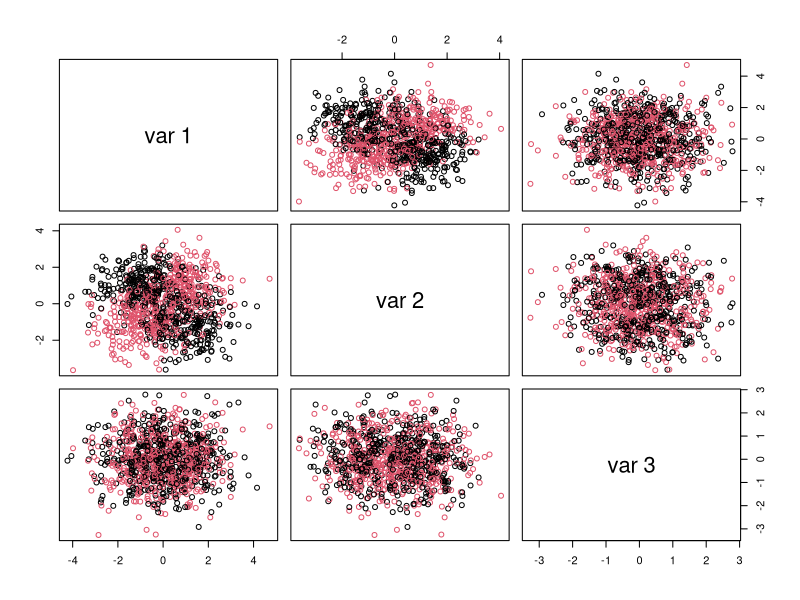
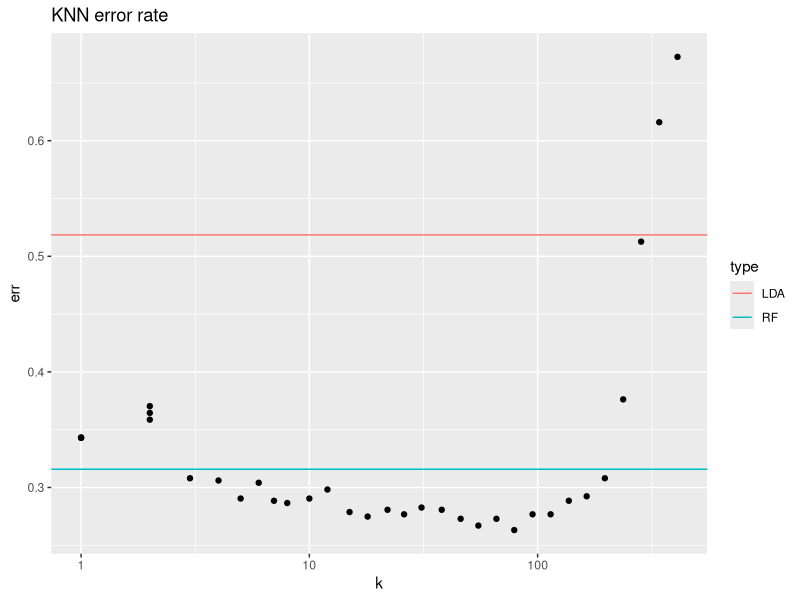
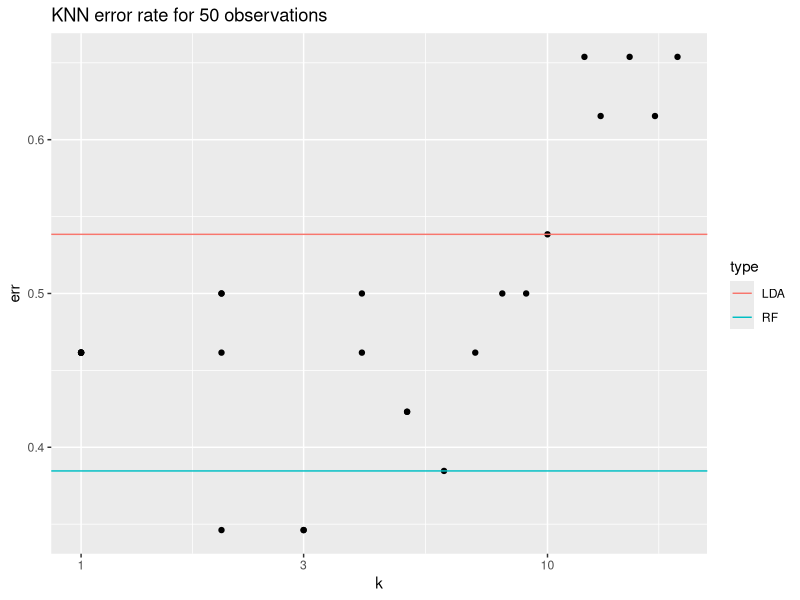
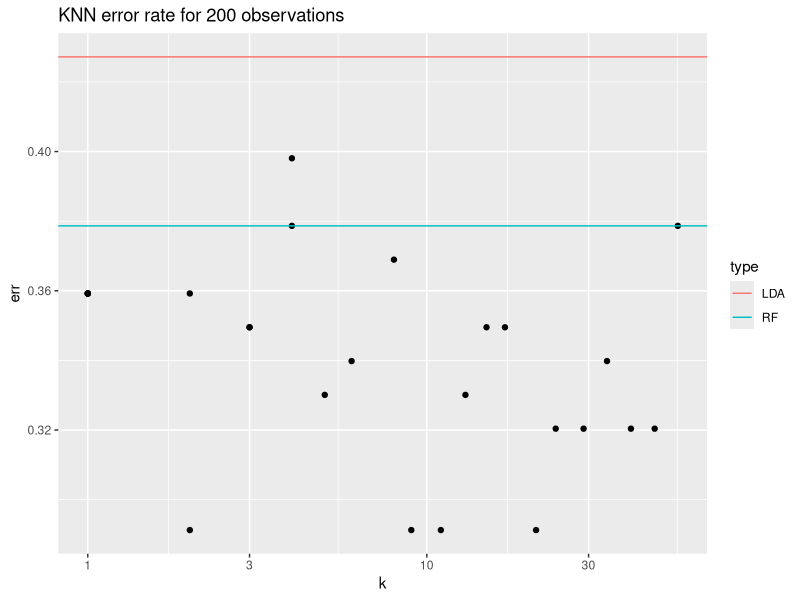
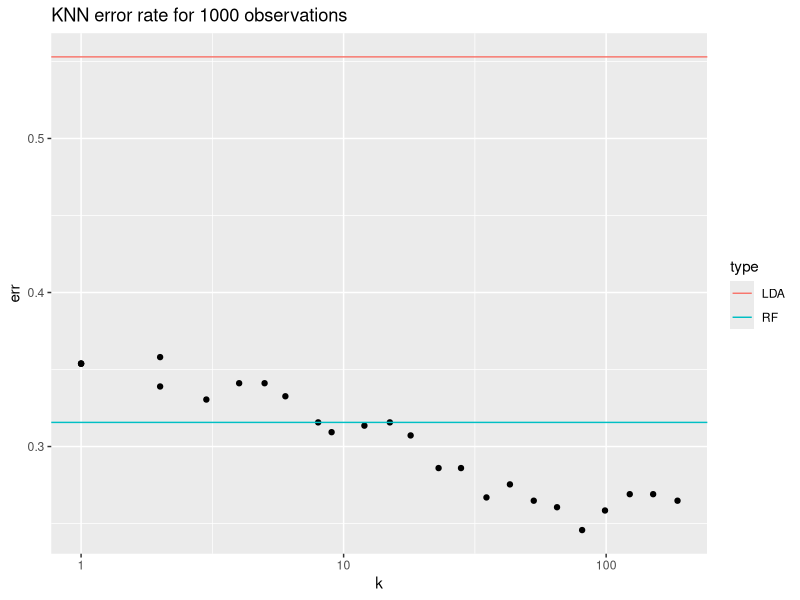
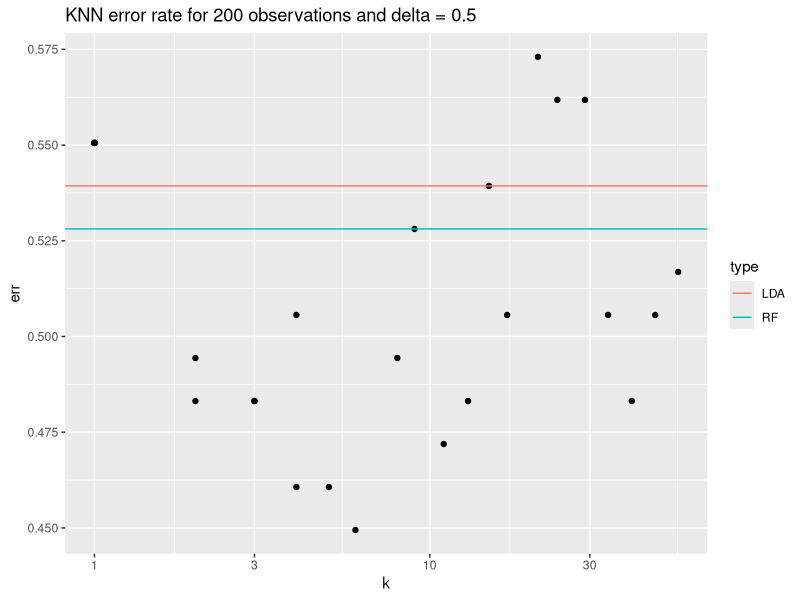
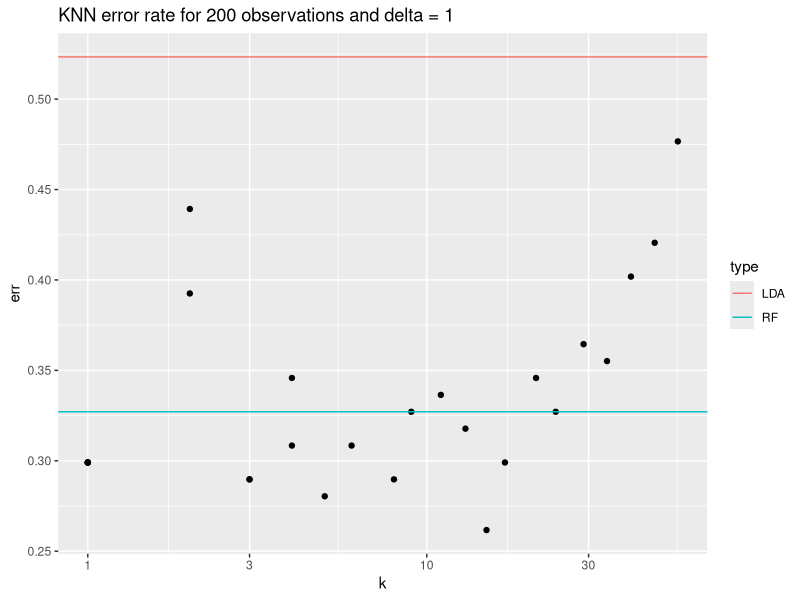
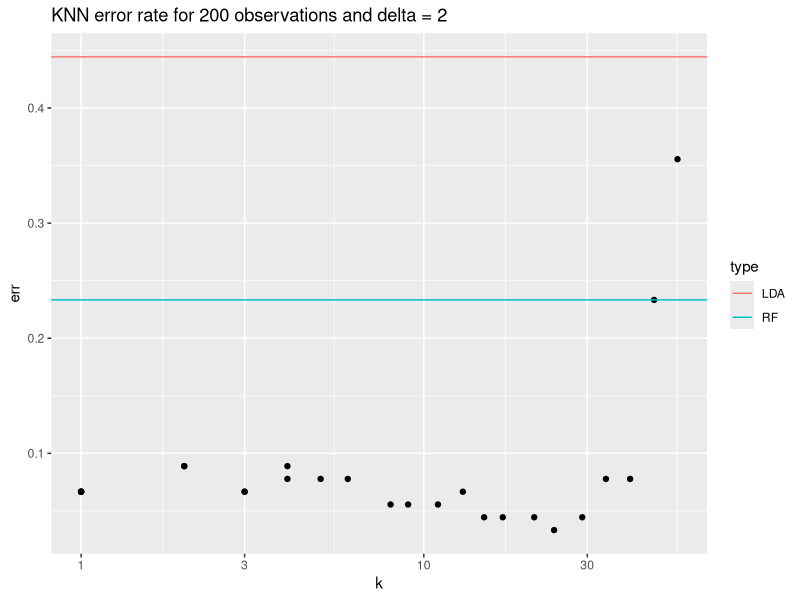

These figures' R source, in order:
## ---- chunk 1
library(randomForest)
library(MASS)
library(class)
library(ggplot2)
knitr::opts_chunk$set(echo = TRUE)
## ---- chunk 2
# How many observations:
nObs <- 1000
# How many predictors are associated with outcome:
nClassVars <- 2
# How many predictors are not:
nNoiseVars <- 1
# To modulate average difference between two classes' predictor values:
deltaClass <- 1
# Simulate dataset with interaction between attribute levels associated with the outcome:
xyzTmp <- matrix(rnorm(nObs*(nClassVars+nNoiseVars)),nrow=nObs,ncol=nClassVars+nNoiseVars)
classTmp <- 1
for ( iTmp in 1:nClassVars ) {
  deltaTmp <- sample(deltaClass*c(-1,1),nObs,replace=TRUE)
  xyzTmp[,iTmp] <- xyzTmp[,iTmp] + deltaTmp
  classTmp <- classTmp * deltaTmp
}
classTmp <- factor(classTmp > 0)
table(classTmp)
# plot resulting attribute levels colored by outcome:
pairs(xyzTmp,col=as.numeric(classTmp))
## ---- chunk 3
# Split data into train and test
bTrain <- sample(c(FALSE,TRUE),nrow(xyzTmp),replace=TRUE)
# Fit random forest to train data, obtain test error:
rfRes <- randomForest(xyzTmp[bTrain,],classTmp[bTrain])
rfTmpTbl <- table(classTmp[!bTrain],predict(rfRes,newdata=xyzTmp[!bTrain,]))
rfTmpTbl
## ---- chunk 4
# Fit LDA model to train data and evaluate error on the test data:
ldaRes <- lda(xyzTmp[bTrain,],classTmp[bTrain])
ldaTmpTbl <- table(classTmp[!bTrain],predict(ldaRes,newdata=xyzTmp[!bTrain,])$class)
ldaTmpTbl
## ---- chunk 5
# Fit KNN model at several levels of k:
dfTmp <- NULL
for ( kTmp in floor(1.2^(1:33)) ) {
  knnRes <- knn(xyzTmp[bTrain,],xyzTmp[!bTrain,],classTmp[bTrain],k=kTmp)
  tmpTbl <- table(classTmp[!bTrain],knnRes)
  dfTmp <- rbind(dfTmp,data.frame(err=1-sum(diag(tmpTbl))/sum(tmpTbl),k=kTmp))
}
ggplot(dfTmp,aes(x=k,y=err))+geom_point()+scale_x_log10()+geom_hline(aes(yintercept = err,colour=type),data=data.frame(type=c("LDA","RF"),err=c(1-sum(diag(ldaTmpTbl))/sum(ldaTmpTbl),1-sum(diag(rfTmpTbl))/sum(rfTmpTbl))))+ggtitle("KNN error rate")
## ---- chunk 6
set.seed(14)
# How many observations:
nObs <- c(50, 200, 1000)
# How many predictors are associated with outcome:
nClassVars <- 2
# How many predictors are not:
nNoiseVars <- 3
# To modulate average difference between two classes' predictor values:
deltaClass <- 1
# Simulate dataset with interaction between attribute levels associated with the outcome:
for (trial in 1:length(nObs)) {
  xyzTmp <- matrix(rnorm(nObs[trial]*(nClassVars+nNoiseVars)),nrow=nObs[trial],ncol=nClassVars+nNoiseVars)
  classTmp <- 1
  for ( iTmp in 1:nClassVars ) {
    deltaTmp <- sample(deltaClass*c(-1,1),nObs[trial],replace=TRUE)
    xyzTmp[,iTmp] <- xyzTmp[,iTmp] + deltaTmp
    classTmp <- classTmp * deltaTmp
  }
  classTmp <- factor(classTmp > 0)
  table(classTmp)
  # Split data into train and test
  bTrain <- sample(c(FALSE,TRUE),nrow(xyzTmp),replace=TRUE)
  # Fit random forest to train data, obtain test error:
  rfRes <- randomForest(xyzTmp[bTrain,],classTmp[bTrain])
  rfTmpTbl <- table(classTmp[!bTrain],predict(rfRes,newdata=xyzTmp[!bTrain,]))
  rfTmpTbl
  
  ldaRes <- lda(xyzTmp[bTrain,],classTmp[bTrain])
  ldaTmpTbl <- table(classTmp[!bTrain],predict(ldaRes,newdata=xyzTmp[!bTrain,])$class)
  # Fit KNN model at several levels of k:
  dfTmp <- NULL
  minK <- NULL
  minKErr <- Inf
  for ( kTmp in floor(exp(log(nObs[trial])*(1:25)/33))) {
    knnRes <- knn(xyzTmp[bTrain,],xyzTmp[!bTrain,],classTmp[bTrain],k=kTmp)
    tmpTbl <- table(classTmp[!bTrain],knnRes)
    err <- 1-sum(diag(tmpTbl))/sum(tmpTbl)
    dfTmp <- rbind(dfTmp,data.frame(err=err,k=kTmp))
    if (err < minKErr) {
            minK <- kTmp
            minKErr <- err
    }
  }
  print(paste("LDA test error for", nObs[trial], "observations:", 1-sum(diag(ldaTmpTbl))/sum(ldaTmpTbl)))
  print(paste("Random forest test error for", nObs[trial], "observations:", 1-sum(diag(rfTmpTbl))/sum(rfTmpTbl)))
  print(paste("Minimum K test error:", minKErr, "at K =", minK))
  print(ggplot(dfTmp,aes(x=k,y=err))+geom_point()+scale_x_log10()+geom_hline(aes(yintercept = err,colour=type),data=data.frame(type=c("LDA","RF"),err=c(1-sum(diag(ldaTmpTbl))/sum(ldaTmpTbl),1-sum(diag(rfTmpTbl))/sum(rfTmpTbl))))+ggtitle(paste("KNN error rate for", nObs[trial], "observations")))
}
## ---- chunk 7
set.seed(14)
# How many observations:
nObs <- c(200, 1000)
# How many predictors are associated with outcome:
nClassVars <- 2
# How many predictors are not:
nNoiseVars <- 3
# To modulate average difference between two classes' predictor values:
deltaClass <- c(0.5, 1, 2)
# Simulate dataset with interaction between attribute levels associated with the outcome:
for (trial in 1:length(nObs)) {
  for (trial2 in 1:length(deltaClass)) {
    xyzTmp <- matrix(rnorm(nObs[trial]*(nClassVars+nNoiseVars)),nrow=nObs[trial],ncol=nClassVars+nNoiseVars)
    classTmp <- 1
    for ( iTmp in 1:nClassVars ) {
      deltaTmp <- sample(deltaClass[trial2]*c(-1,1),nObs[trial],replace=TRUE)
      xyzTmp[,iTmp] <- xyzTmp[,iTmp] + deltaTmp
      classTmp <- classTmp * deltaTmp
    }
    classTmp <- factor(classTmp > 0)
    table(classTmp)
    # Split data into train and test
    bTrain <- sample(c(FALSE,TRUE),nrow(xyzTmp),replace=TRUE)
    # Fit random forest to train data, obtain test error:
    rfRes <- randomForest(xyzTmp[bTrain,],classTmp[bTrain])
    rfTmpTbl <- table(classTmp[!bTrain],predict(rfRes,newdata=xyzTmp[!bTrain,]))
    rfTmpTbl
    
    ldaRes <- lda(xyzTmp[bTrain,],classTmp[bTrain])
    ldaTmpTbl <- table(classTmp[!bTrain],predict(ldaRes,newdata=xyzTmp[!bTrain,])$class)
    # Fit KNN model at several levels of k:
    dfTmp <- NULL
    minK <- NULL
    minKErr <- Inf
    for ( kTmp in floor(exp(log(nObs[trial])*(1:25)/33))) {
      knnRes <- knn(xyzTmp[bTrain,],xyzTmp[!bTrain,],classTmp[bTrain],k=kTmp)
      tmpTbl <- table(classTmp[!bTrain],knnRes)
      err <- 1-sum(diag(tmpTbl))/sum(tmpTbl)
      dfTmp <- rbind(dfTmp,data.frame(err=err,k=kTmp))
      if (err < minKErr) {
        minK <- kTmp
        minKErr <- err
      }
    }
    print(paste("LDA test error for", nObs[trial], "observations and delta =", deltaClass[trial2], ":", 1-sum(diag(ldaTmpTbl))/sum(ldaTmpTbl)))
    print(paste("Random forest test error for", nObs[trial], "observations and delta =", deltaClass[trial2], ":", 1-sum(diag(rfTmpTbl))/sum(rfTmpTbl)))
    print(paste("Minimum K test error for delta =", deltaClass[trial2], ":", minKErr, "at K =", minK))
    print(ggplot(dfTmp,aes(x=k,y=err))+geom_point()+scale_x_log10()+geom_hline(aes(yintercept = err,colour=type),data=data.frame(type=c("LDA","RF"),err=c(1-sum(diag(ldaTmpTbl))/sum(ldaTmpTbl),1-sum(diag(rfTmpTbl))/sum(rfTmpTbl))))+ggtitle(paste("KNN error rate for", nObs[trial], "observations and delta =", deltaClass[trial2])))
  }
}
## ---- chunk 8
set.seed(14)
# How many observations:
nObs <- 1000
# How many predictors are associated with outcome:
nClassVarss <- c(2, 5)
# How many predictors are not:
nNoiseVarss <- c(1, 3, 10)
# To modulate average difference between two classes' predictor values:
deltaClass <- 2
# Simulate dataset with interaction between attribute levels associated with the outcome:
for (nClassVars in nClassVarss) {
  for (nNoiseVars in nNoiseVarss) {
    xyzTmp <- matrix(rnorm(nObs*(nClassVars+nNoiseVars)),nrow=nObs,ncol=nClassVars+nNoiseVars)
    classTmp <- 1
    for ( iTmp in 1:nClassVars ) {
      deltaTmp <- sample(deltaClass*c(-1,1),nObs,replace=TRUE)
      xyzTmp[,iTmp] <- xyzTmp[,iTmp] + deltaTmp
      classTmp <- classTmp * deltaTmp
    }
    classTmp <- factor(classTmp > 0)
    table(classTmp)
    # Split data into train and test
    bTrain <- sample(c(FALSE,TRUE),nrow(xyzTmp),replace=TRUE)
    # Fit random forest to train data, obtain test error:
    rfRes <- randomForest(xyzTmp[bTrain,],classTmp[bTrain])
    rfTmpTbl <- table(classTmp[!bTrain],predict(rfRes,newdata=xyzTmp[!bTrain,]))
    rfTmpTbl
    
    ldaRes <- lda(xyzTmp[bTrain,],classTmp[bTrain])
    ldaTmpTbl <- table(classTmp[!bTrain],predict(ldaRes,newdata=xyzTmp[!bTrain,])$class)
    # Fit KNN model at several levels of k:
    dfTmp <- NULL
    minK <- NULL
    minKErr <- Inf
    for ( kTmp in floor(exp(log(nObs)*(1:25)/33))) {
      knnRes <- knn(xyzTmp[bTrain,],xyzTmp[!bTrain,],classTmp[bTrain],k=kTmp)
      tmpTbl <- table(classTmp[!bTrain],knnRes)
      err <- 1-sum(diag(tmpTbl))/sum(tmpTbl)
      dfTmp <- rbind(dfTmp,data.frame(err=err,k=kTmp))
      if (err < minKErr) {
              minK <- kTmp
              minKErr <- err
      }
    }
    print(paste("LDA test error for", nClassVars, "associated variables and", nNoiseVars, "noise variables:", 1 -sum(diag(ldaTmpTbl))/sum(ldaTmpTbl)))
    print(paste("Random forest test error for", nClassVars, "associated variables and", nNoiseVars, "noise variables:", 1-sum(diag(rfTmpTbl))/sum(rfTmpTbl)))
    print(paste("Minimum K test error for", nClassVars, "associated variables and", nNoiseVars, "noise variables", minKErr, "at K =", minK, ":"))
    print(ggplot(dfTmp,aes(x=k,y=err))+geom_point()+scale_x_log10()+geom_hline(aes(yintercept = err,colour=type),data=data.frame(type=c("LDA","RF"),err=c(1-sum(diag(ldaTmpTbl))/sum(ldaTmpTbl),1-sum(diag(rfTmpTbl))/sum(rfTmpTbl))))+ggtitle(paste("KNN error rate for", nClassVars, "associated variables and", nNoiseVars, "noise variables:")))
  }
}
## ---- chunk 9
set.seed(17)
# How many observations:
nObs <- 5000
# How many predictors are associated with outcome:
nClassVars <- 3
# How many predictors are not:
nNoiseVars <- 20
# To modulate average difference between two classes' predictor values:
deltaClass <- 2
# Simulate dataset with interaction between attribute levels associated with the outcome:
mTrys <- c(2, 5, 10)
xyzTmp <- matrix(rnorm(nObs*(nClassVars+nNoiseVars)),nrow=nObs,ncol=nClassVars+nNoiseVars)
classTmp <- 1
for ( iTmp in 1:nClassVars ) {
  deltaTmp <- sample(deltaClass*c(-1,1),nObs,replace=TRUE)
  xyzTmp[,iTmp] <- xyzTmp[,iTmp] + deltaTmp
  classTmp <- classTmp * deltaTmp
}
classTmp <- factor(classTmp > 0)
table(classTmp)
# Split data into train and test
bTrain <- sample(c(FALSE,TRUE),nrow(xyzTmp),replace=TRUE)
# Fit random forest to train data, obtain test error:
rfRes <- randomForest(xyzTmp[bTrain,],classTmp[bTrain], mTry = 2)
rfTmpTbl2 <- table(classTmp[!bTrain],predict(rfRes,newdata=xyzTmp[!bTrain,]))
rfRes <- randomForest(xyzTmp[bTrain,],classTmp[bTrain], mTry = 5)
rfTmpTbl5 <- table(classTmp[!bTrain],predict(rfRes,newdata=xyzTmp[!bTrain,]))
rfRes <- randomForest(xyzTmp[bTrain,],classTmp[bTrain], mTry = 10)
rfTmpTbl10 <- table(classTmp[!bTrain],predict(rfRes,newdata=xyzTmp[!bTrain,]))
ldaRes <- lda(xyzTmp[bTrain,],classTmp[bTrain])
ldaTmpTbl <- table(classTmp[!bTrain],predict(ldaRes,newdata=xyzTmp[!bTrain,])$class)
# Fit KNN model at several levels of k:
dfTmp <- NULL
minK <- NULL
minKErr <- Inf
for ( kTmp in floor(1.2^(1:33))) {
  knnRes <- knn(xyzTmp[bTrain,],xyzTmp[!bTrain,],classTmp[bTrain],k=kTmp)
  tmpTbl <- table(classTmp[!bTrain],knnRes)
  err <- 1-sum(diag(tmpTbl))/sum(tmpTbl)
  dfTmp <- rbind(dfTmp,data.frame(err=err,k=kTmp))
  if (err < minKErr) {
    minK <- kTmp
    minKErr <- err
  }
}
print(paste("LDA test error:", 1 -sum(diag(ldaTmpTbl))/sum(ldaTmpTbl)))
print(paste("Random forest test error for mTry = 2:", 1-sum(diag(rfTmpTbl2))/sum(rfTmpTbl2)))
print(paste("Random forest test error for mTry = 5:", 1-sum(diag(rfTmpTbl5))/sum(rfTmpTbl5)))
print(paste("Random forest test error for mTry = 10:", 1-sum(diag(rfTmpTbl10))/sum(rfTmpTbl10)))
print(paste("Minimum K test error at K =", minK, ":"))


print(ggplot(dfTmp,aes(x=k,y=err))+geom_point()+scale_x_log10()+geom_hline(aes(yintercept = err,colour=type),data=data.frame(type=c("LDA","RF mTry = 2", "RF mTry = 5", "RF mTry = 10"),err=c(1-sum(diag(ldaTmpTbl))/sum(ldaTmpTbl),1-sum(diag(rfTmpTbl2))/sum(rfTmpTbl2),1-sum(diag(rfTmpTbl5))/sum(rfTmpTbl5),1-sum(diag(rfTmpTbl10))/sum(rfTmpTbl10))))+ggtitle(paste("KNN error rate")))
